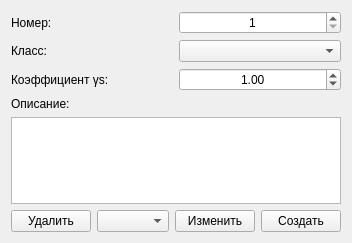
<?xml version="1.0" encoding="UTF-8"?>
<ui version="4.0">
 <class>FormArmsEditor</class>
 <widget class="QWidget" name="FormArmsEditor">
  <property name="geometry">
   <rect>
    <x>0</x>
    <y>0</y>
    <width>292</width>
    <height>243</height>
   </rect>
  </property>
  <property name="windowTitle">
   <string>Редактор арматуры</string>
  </property>
  <layout class="QVBoxLayout" name="verticalLayout_2">
   <item>
    <layout class="QVBoxLayout" name="verticalLayout">
     <item>
      <layout class="QHBoxLayout" name="horizontalLayout">
       <item>
        <widget class="QLabel" name="label">
         <property name="text">
          <string>Номер:</string>
         </property>
        </widget>
       </item>
       <item>
        <widget class="QSpinBox" name="spinBoxNum">
         <property name="alignment">
          <set>Qt::AlignCenter</set>
         </property>
         <property name="minimum">
          <number>1</number>
         </property>
        </widget>
       </item>
      </layout>
     </item>
     <item>
      <layout class="QHBoxLayout" name="horizontalLayout_2">
       <item>
        <widget class="QLabel" name="label_2">
         <property name="text">
          <string>Класс:</string>
         </property>
        </widget>
       </item>
       <item>
        <widget class="QComboBox" name="comboBoxClass"/>
       </item>
      </layout>
     </item>
     <item>
      <layout class="QHBoxLayout" name="horizontalLayout_5">
       <item>
        <widget class="QLabel" name="label_5">
         <property name="text">
          <string>Коэффициент γs:</string>
         </property>
        </widget>
       </item>
       <item>
        <widget class="QDoubleSpinBox" name="doubleSpinBoxGamma_s">
         <property name="alignment">
          <set>Qt::AlignCenter</set>
         </property>
         <property name="singleStep">
          <double>0.010000000000000</double>
         </property>
         <property name="value">
          <double>1.000000000000000</double>
         </property>
        </widget>
       </item>
      </layout>
     </item>
     <item>
      <widget class="QLabel" name="label_6">
       <property name="text">
        <string>Описание:</string>
       </property>
      </widget>
     </item>
     <item>
      <widget class="QPlainTextEdit" name="plainTextEditDescript"/>
     </item>
     <item>
      <layout class="QHBoxLayout" name="horizontalLayout_6">
       <item>
        <widget class="QPushButton" name="pushButtonDel">
         <property name="text">
          <string>Удалить</string>
         </property>
        </widget>
       </item>
       <item>
        <widget class="QComboBox" name="comboBoxNums"/>
       </item>
       <item>
        <widget class="QPushButton" name="pushButtonEdit">
         <property name="text">
          <string>Изменить</string>
         </property>
        </widget>
       </item>
       <item>
        <widget class="QPushButton" name="pushButtonAdd">
         <property name="text">
          <string>Создать</string>
         </property>
        </widget>
       </item>
      </layout>
     </item>
    </layout>
   </item>
  </layout>
 </widget>
 <resources/>
 <connections/>
</ui>
